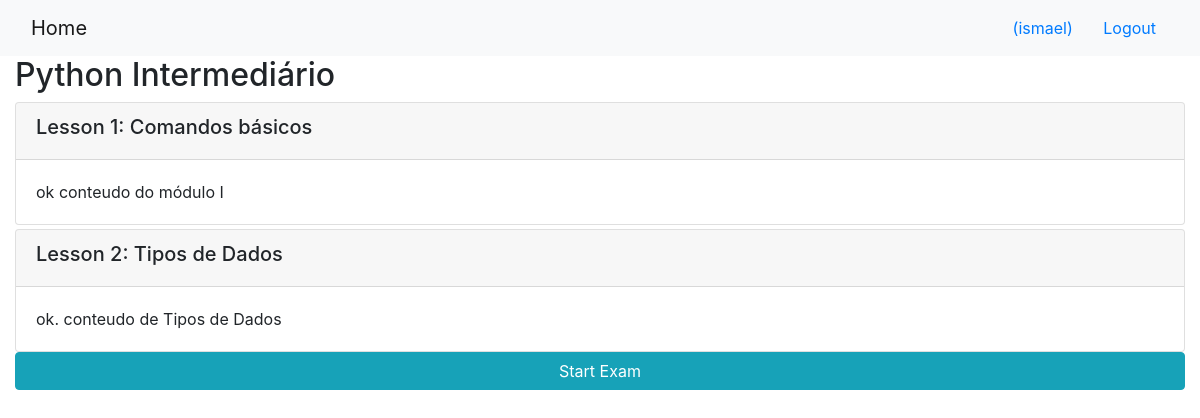
/onlinecourse/1/ (signed in), run on an earlier commit of the app's database.
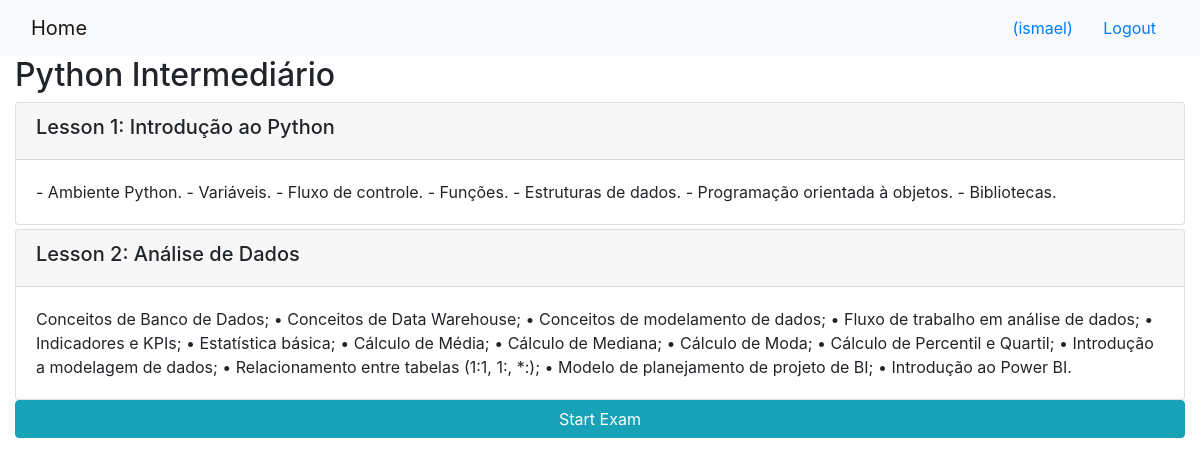
And on a later commit of the database.
### onlinecourse/models.py (models this page shows, shortened)
class Course(models.Model):
    name = models.CharField(null=False, max_length=30, default='online course')
    image = models.ImageField(upload_to='course_images/')
    description = models.CharField(max_length=1000)
    pub_date = models.DateField(null=True)
    instructors = models.ManyToManyField(Instructor)
    users = models.ManyToManyField(settings.AUTH_USER_MODEL, through='Enrollment')
    total_enrollment = models.IntegerField(default=0)
    is_enrolled = False

class Lesson(models.Model):
    title = models.CharField(max_length=200, default="title")
    order = models.IntegerField(default=0)
    course = models.ForeignKey(Course, on_delete=models.CASCADE)
    content = models.TextField()

### onlinecourse/views.py (the view)
# urls.py: path('<int:pk>/', views.CourseDetailView.as_view(), name='course_details'),
class CourseDetailView(generic.DetailView):
    model = Course
    template_name = 'onlinecourse/course_detail_bootstrap.html'

### onlinecourse/templates/onlinecourse/course_detail_bootstrap.html (shortened to what this page needs)
<!DOCTYPE html>
<html lang="en">
<head>
     {% load static %}
    <link rel="stylesheet" href="https://maxcdn.bootstrapcdn.com/bootstrap/4.5.2/css/bootstrap.min.css">
</head>
<body>
    <nav class="navbar navbar-light bg-light">
        <div class="container-fluid">
            <div class="navbar-header">
                  <a class="navbar-brand" href="{% url 'onlinecourse:index' %}">Home</a>
            </div>
            <ul class="nav navbar-nav navbar-right">
                {% if user.is_authenticated %}
                <li>
                    <a class="btn btn-link" href="#">{{ user.first_name }}({{ user.username }})</a>
                    <a class="btn btn-link" href="{% url 'onlinecourse:logout' %}">Logout</a>
                </li>
                {% endif %}
            </ul>
        </div>
    </nav>
    <div class="container-fluid">
            <h2>{{ course.name }}</h2>
            <div class="card-columns-vertical">
                {% for lesson in course.lesson_set.all %}
                    <div class="card mt-1">
                        <div class="card-header"><h5>Lesson {{lesson.order|add:1}}: {{lesson.title}}</h5></div>
                        <div class="card-body">{{lesson.content}}</div>
                    </div>
                {% endfor %}
            </div>
            <button data-toggle="collapse" data-target="#exam"
            class="btn btn-info" role="button" style="width:100%">
           Start Exam</button>
    </div>
</body>
</html>

What changed in the data, as far as the page shows it:
removed Lesson: order|add "1", title "Comandos básicos", content "ok conteudo do módulo I"
added Lesson: order|add "1", title "Introdução ao Python", content "- Ambiente Python. - Variáveis. - Fluxo de controle. - Funções. - Estruturas de dados. - Programação orientada à objetos. - Bibliotecas."
changed Lesson: title "Tipos de Dados" → "Análise de Dados"; content "ok. conteudo de Tipos de Dados" → "Conceitos de Banco de Dados; • Conceitos de Data Warehouse; • Conceitos de modelamento de dados; • Fluxo de trabalho em análise de dados; • Indicadores e KPIs; • Estatística básica; • Cálculo de Média; • Cálculo de Mediana; • Cálculo de Moda; • Cálculo de Percentil e Quartil; • Introdução a modelagem de dados; • Relacionamento entre tabelas (1:1, 1:, *:); • Modelo de planejamento de projeto de BI; • Introdução ao Power BI."
